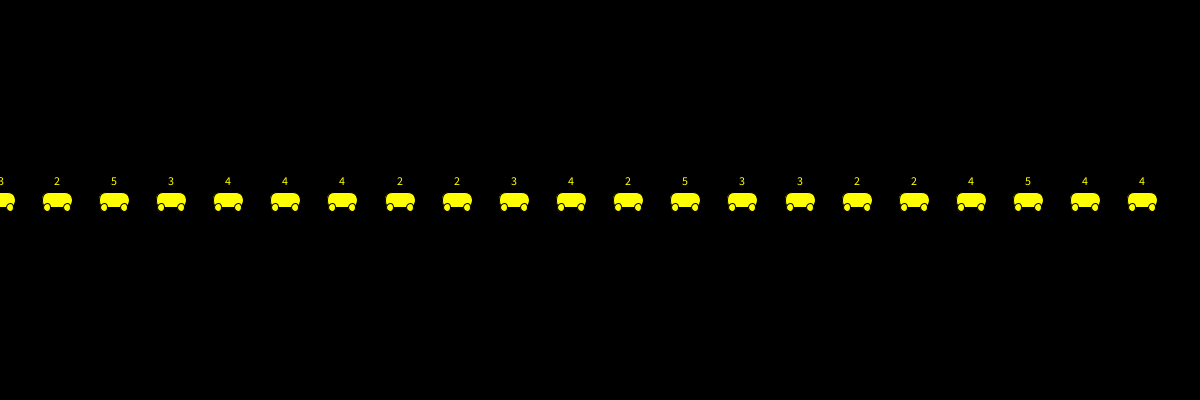
Frame 1 (no input)
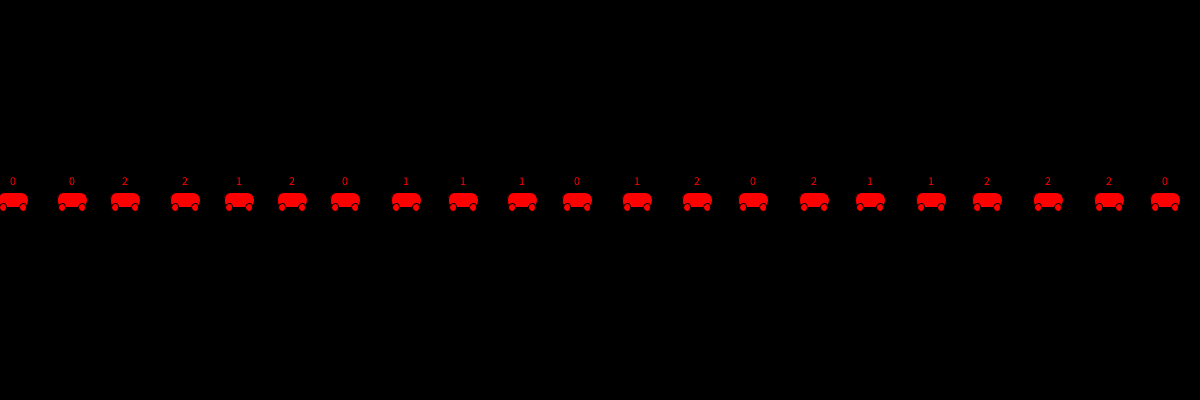
Frame 60 (the mouse pressed at the canvas centre just before this capture)
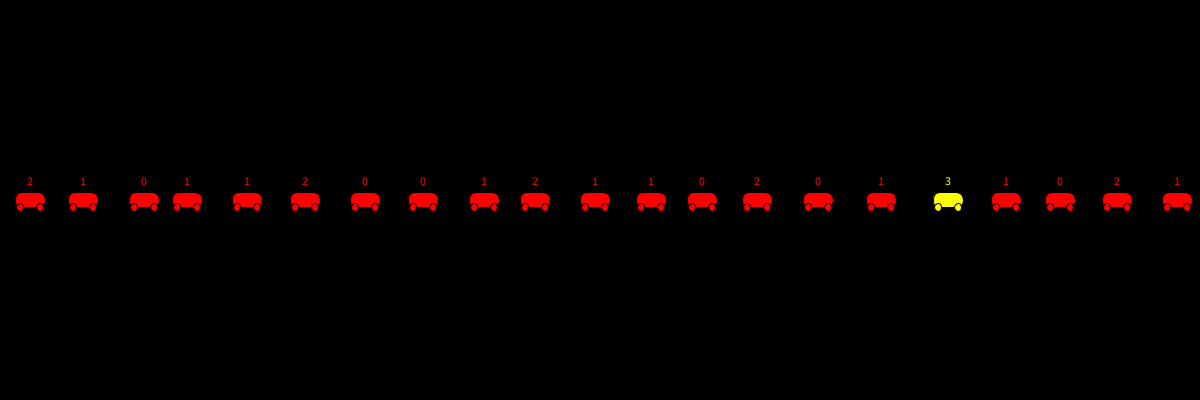
Frame 120 (the mouse held since frame 60 and released just before this capture)

The Processing sketch that drew these frames (run headless with seeded random() and noise(); from frame 60 on, the mouse is pressed at the canvas centre):

// Processing sketch: TrafficSimulator
// ── TrafficSimulator.pde
Car[] cars;
int rangeMin, rangeMax;

void setup() {
  size(1200, 400);
  cars = new Car[21];  //make an array of Cars
  rangeMin = 4;       //the minimum "maxSpeed" a car can have
  rangeMax = 9;       //the maximum "maxSpeed" a car can have
  //for loop to fill the array (cars) with Car objects
  for (int i = cars.length-1; i >= 0; i--) {
    //                xpos,                  ypos,     maxSpeed,                        color
    cars[i] = new Car(i * width/cars.length, height/2, int(random(rangeMin, rangeMax)), color(255, 255, 0));

    //cars[i].setLabel(str(i));  //to display the car number under the car, uncomment this line
  }
}

void draw() {
  background(0);
  //for loop to get to every car in the array so we can call each car's methods (display, drive, modColor)
  for (int i = 0; i < cars.length; i++) {
    cars[i].display();
    cars[i].drive();
    adjustSpeed(i);  //this function is in this class (the "main" class)--see below
    cars[i].modColor();
  }
}

void adjustSpeed(int thisCar) {
  //thisCar and nextCar are index numbers to be used in the cars array
  int nextCar = thisCar + 1;  

  //adjustment when cars[thisCar] is the last in the array; make cars[nextCar] the first in the array
  if (nextCar == cars.length) { 
    nextCar = 0;
  }

  //d will be the distance from cars[thisCar] to cars[nextCar] (set to width if there is only one car)
  //d is adjusted when cars[thisCar] is the last one in the array
  float d = width;  
  if (cars.length > 1) {
    d = cars[thisCar].distanceFrom(cars[nextCar]);
    if (nextCar == 0) {
      d = width + d;
    }
  } 

  //s is cars[thisCar]'s speed
  int s = cars[thisCar].getSpeed();

  //if cars[thisCar] is touching cars[nextCar] we have a crash, so we stop all cars
  //cars[thisCar] slows down if too close to cars[nextCar] (i.e. when d is too small) and stops if the cars are touching
  //cars[thisCar] speeds up if far enough away from nextCar (i.e. when d is large enough)
  //otherwise cars[thisCar] randomly changes speed a bit 
  if (d < cars[thisCar].getWidth()) {
    stopAllCars();
  } else if (d < cars[thisCar].getWidth() * cars[thisCar].getSpeed()) {
    cars[thisCar].setSpeed(s- int(random(rangeMax/3)));
  } else if (d > (2 * cars[thisCar].getWidth() * cars[thisCar].getSpeed())) {
    cars[thisCar].setSpeed(s+ int(random(rangeMax/3)));
  } else {
    cars[thisCar].setSpeed(s+ int(random(-rangeMax/4, rangeMax/4)));
  }
} 

//used in a crash situation (stop cars and make sure they are red)
void stopAllCars() {
  for (int i = 0; i < cars.length; i++) {
    cars[i].setSpeed(0);
    cars[i].modColor();
  }
}

// ── Car.pde
class Car {
  color c, originalColor;
  float xpos;
  float ypos;
  int xspeed, maxSpeed;
  float w, h;
  String label;

  Car(float x, float y, int s, color a) {
    c = a;
    originalColor = c;
    xpos = x;
    ypos = y;
    xspeed = int(random(s/2, s));
    h = 15;
    w = 30;
    maxSpeed = s;
    label = "";
  }

  void display() {
    float displayX = xpos % width;
    rectMode(CENTER);
    textAlign(CENTER);
    fill(c);
    rect(displayX, ypos, w, h, w/4);
    ellipse(displayX+w/3, ypos+h/2, h/2, h/2);
    ellipse(displayX-w/3, ypos+h/2, h/2, h/2);
    text(xspeed, displayX, ypos-h);
    text(label, displayX, ypos + 3*h);
  }

  void drive() {
    xpos = xpos + xspeed;
  }

  //fix the next 5 functions. They should return the appropriate instance variables
  float getX() {
    return xpos;
  }

  float getY() {
    return ypos;
  }

  float getWidth() {
    return w;
  }

  int getSpeed() {
    return xspeed;
  }

  int getMaxSpeed() {
    return maxSpeed;
  }

  float distanceFrom(Car x) {
    return x.getX() - getX();
  }

  void setSpeed(int s) {
    xspeed = s;
    if (s > maxSpeed) {
      xspeed = maxSpeed;
    }
    if (s < 0) {
      xspeed = 0;
    }
    /*
    make the speed equal s--except:
     if s is greater than maxSpeed, make the speed equal maxSpeed
     if s less than 0, make the speed equal 0
     */
  }

  void modColor() {
    if (xspeed >= maxSpeed) {
      c = color(0, 255, 0);
    } else if (xspeed <= rangeMin/2) {
      c = color(255, 0, 0);
    } else {
      c = originalColor;
    }
  }

  void setLabel(String l) {
    label = l;
  }
}
